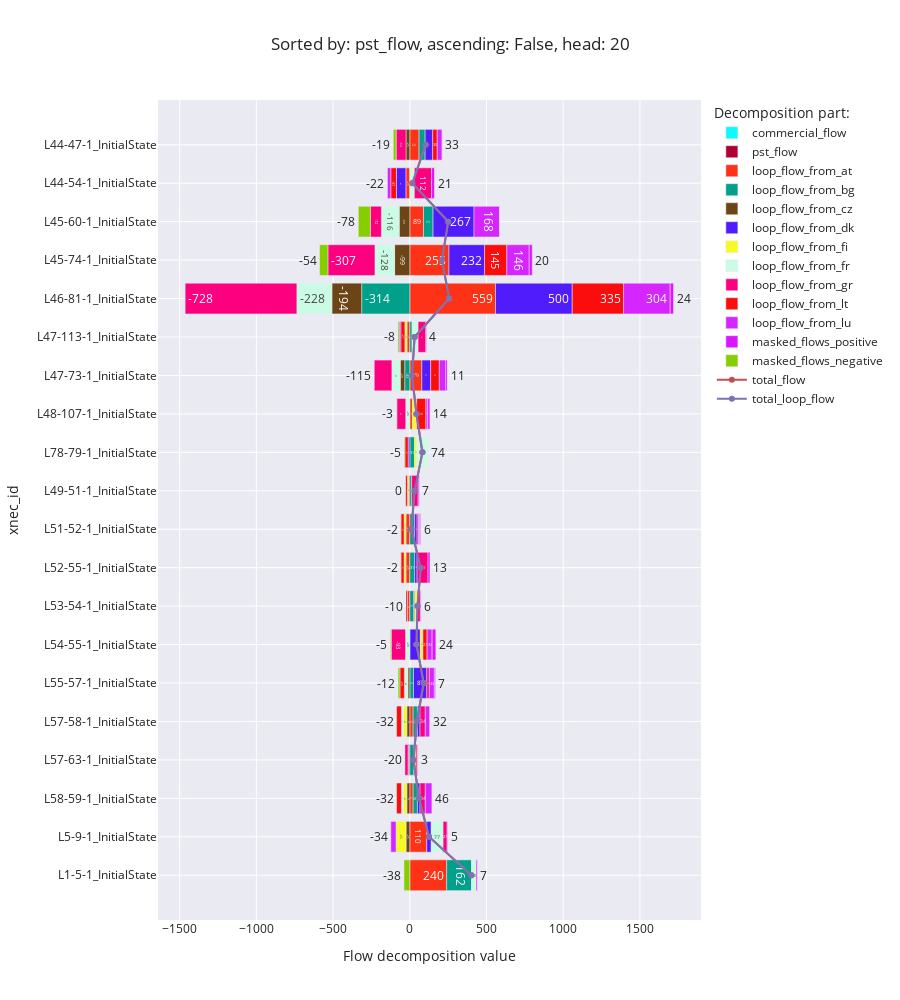

The cell this chart's notebook holds for it:
### Code cell
flow_decomposition_bar_chart('pst_flow')

### Figure 1 — Plotly figure (JSON) as saved in the notebook; plotly's stock layout.template omitted (floating-point values rounded to 4 significant figures)
{"data": [{"alignmentgroup": "True", "hovertemplate": "Decomposition part:=commercial_flow<br>Flow decomposition value=%{x}<br>xnec_id=%{y}<extra></extra>", "legendgroup": "commercial_flow", "marker": {"color": "#0DF9FF", "pattern": {"shape": ""}}, "name": "commercial_flow", "offsetgroup": "commercial_flow", "orientation": "h", "showlegend": true, "textposition": "auto", "texttemplate": "%{x:.0f}", "type": "bar", "x": [null, null, null, null, null, null, null, null, null, null, null, null, null, null, null, null, null, null, null, null], "xaxis": "x", "y": ["L1-5-1_InitialState", "L5-9-1_InitialState", "L58-59-1_InitialState", "L57-63-1_InitialState", "L57-58-1_InitialState", "L55-57-1_InitialState", "L54-55-1_InitialState", "L53-54-1_InitialState", "L52-55-1_InitialState", "L51-52-1_InitialState", "L49-51-1_InitialState", "L78-79-1_InitialState", "L48-107-1_InitialState", "L47-73-1_InitialState", "L47-113-1_InitialState", "L46-81-1_InitialState", "L45-74-1_InitialState", "L45-60-1_InitialState", "L44-54-1_InitialState", "L44-47-1_InitialState"], "yaxis": "y"}, {"alignmentgroup": "True", "hovertemplate": "Decomposition part:=pst_flow<br>Flow decomposition value=%{x}<br>xnec_id=%{y}<extra></extra>", "legendgroup": "pst_flow", "marker": {"color": "#AF0038", "pattern": {"shape": ""}}, "name": "pst_flow", "offsetgroup": "pst_flow", "orientation": "h", "showlegend": true, "textposition": "auto", "texttemplate": "%{x:.0f}", "type": "bar", "x": [null, null, null, null, null, null, null, null, null, null, null, null, null, null, null, null, null, null, null, null], "xaxis": "x", "y": ["L1-5-1_InitialState", "L5-9-1_InitialState", "L58-59-1_InitialState", "L57-63-1_InitialState", "L57-58-1_InitialState", "L55-57-1_InitialState", "L54-55-1_InitialState", "L53-54-1_InitialState", "L52-55-1_InitialState", "L51-52-1_InitialState", "L49-51-1_InitialState", "L78-79-1_InitialState", "L48-107-1_InitialState", "L47-73-1_InitialState", "L47-113-1_InitialState", "L46-81-1_InitialState", "L45-74-1_InitialState", "L45-60-1_InitialState", "L44-54-1_InitialState", "L44-47-1_InitialState"], "yaxis": "y"}, {"alignmentgroup": "True", "hovertemplate": "Decomposition part:=loop_flow_from_at<br>Flow decomposition value=%{x}<br>xnec_id=%{y}<extra></extra>", "legendgroup": "loop_flow_from_at", "marker": {"color": "#FD3216", "pattern": {"shape": ""}}, "name": "loop_flow_from_at", "offsetgroup": "loop_flow_from_at", "orientation": "h", "showlegend": true, "textposition": "auto", "texttemplate": "%{x:.0f}", "type": "bar", "x": [240.2, 110.4, 21.33, -7.359, 21.33, null, null, -15.02, -25.32, -25.32, -7.375, null, 16.89, 78.53, -18.26, 558.6, 255.4, 89.02, -25.82, 60.27], "xaxis": "x", "y": ["L1-5-1_InitialState", "L5-9-1_InitialState", "L58-59-1_InitialState", "L57-63-1_InitialState", "L57-58-1_InitialState", "L55-57-1_InitialState", "L54-55-1_InitialState", "L53-54-1_InitialState", "L52-55-1_InitialState", "L51-52-1_InitialState", "L49-51-1_InitialState", "L78-79-1_InitialState", "L48-107-1_InitialState", "L47-73-1_InitialState", "L47-113-1_InitialState", "L46-81-1_InitialState", "L45-74-1_InitialState", "L45-60-1_InitialState", "L44-54-1_InitialState", "L44-47-1_InitialState"], "yaxis": "y"}, {"alignmentgroup": "True", "hovertemplate": "Decomposition part:=loop_flow_from_bg<br>Flow decomposition value=%{x}<br>xnec_id=%{y}<extra></extra>", "legendgroup": "loop_flow_from_bg", "marker": {"color": "#00A08B", "pattern": {"shape": ""}}, "name": "loop_flow_from_bg", "offsetgroup": "loop_flow_from_bg", "orientation": "h", "showlegend": true, "textposition": "auto", "texttemplate": "%{x:.0f}", "type": "bar", "x": [162.0, null, 28.18, 25.13, 28.18, 24.02, null, 25.06, 31.31, 31.31, 12.05, 30.57, null, -33.21, 14.69, -313.9, null, 62.52, null, 39.48], "xaxis": "x", "y": ["L1-5-1_InitialState", "L5-9-1_InitialState", "L58-59-1_InitialState", "L57-63-1_InitialState", "L57-58-1_InitialState", "L55-57-1_InitialState", "L54-55-1_InitialState", "L53-54-1_InitialState", "L52-55-1_InitialState", "L51-52-1_InitialState", "L49-51-1_InitialState", "L78-79-1_InitialState", "L48-107-1_InitialState", "L47-73-1_InitialState", "L47-113-1_InitialState", "L46-81-1_InitialState", "L45-74-1_InitialState", "L45-60-1_InitialState", "L44-54-1_InitialState", "L44-47-1_InitialState"], "yaxis": "y"}, {"alignmentgroup": "True", "hovertemplate": "Decomposition part:=loop_flow_from_cz<br>Flow decomposition value=%{x}<br>xnec_id=%{y}<extra></extra>", "legendgroup": "loop_flow_from_cz", "marker": {"color": "#6C4516", "pattern": {"shape": ""}}, "name": "loop_flow_from_cz", "offsetgroup": "loop_flow_from_cz", "orientation": "h", "showlegend": true, "textposition": "auto", "texttemplate": "%{x:.0f}", "type": "bar", "x": [null, -24.65, -19.56, 6.203, -19.56, -12.39, null, null, null, null, null, null, null, -29.15, null, -194.1, -99.33, -69.18, null, -25.01], "xaxis": "x", "y": ["L1-5-1_InitialState", "L5-9-1_InitialState", "L58-59-1_InitialState", "L57-63-1_InitialState", "L57-58-1_InitialState", "L55-57-1_InitialState", "L54-55-1_InitialState", "L53-54-1_InitialState", "L52-55-1_InitialState", "L51-52-1_InitialState", "L49-51-1_InitialState", "L78-79-1_InitialState", "L48-107-1_InitialState", "L47-73-1_InitialState", "L47-113-1_InitialState", "L46-81-1_InitialState", "L45-74-1_InitialState", "L45-60-1_InitialState", "L44-54-1_InitialState", "L44-47-1_InitialState"], "yaxis": "y"}, {"alignmentgroup": "True", "hovertemplate": "Decomposition part:=loop_flow_from_dk<br>Flow decomposition value=%{x}<br>xnec_id=%{y}<extra></extra>", "legendgroup": "loop_flow_from_dk", "marker": {"color": "#511CFB", "pattern": {"shape": ""}}, "name": "loop_flow_from_dk", "offsetgroup": "loop_flow_from_dk", "orientation": "h", "showlegend": true, "textposition": "auto", "texttemplate": "%{x:.0f}", "type": "bar", "x": [null, 29.29, 17.06, -4.63, 17.06, 86.98, 68.43, 7.101, 16.11, 16.11, null, -10.8, null, 57.49, null, 500.1, 231.6, 266.9, -61.33, 49.46], "xaxis": "x", "y": ["L1-5-1_InitialState", "L5-9-1_InitialState", "L58-59-1_InitialState", "L57-63-1_InitialState", "L57-58-1_InitialState", "L55-57-1_InitialState", "L54-55-1_InitialState", "L53-54-1_InitialState", "L52-55-1_InitialState", "L51-52-1_InitialState", "L49-51-1_InitialState", "L78-79-1_InitialState", "L48-107-1_InitialState", "L47-73-1_InitialState", "L47-113-1_InitialState", "L46-81-1_InitialState", "L45-74-1_InitialState", "L45-60-1_InitialState", "L44-54-1_InitialState", "L44-47-1_InitialState"], "yaxis": "y"}, {"alignmentgroup": "True", "hovertemplate": "Decomposition part:=loop_flow_from_fi<br>Flow decomposition value=%{x}<br>xnec_id=%{y}<extra></extra>", "legendgroup": "loop_flow_from_fi", "marker": {"color": "#F6F926", "pattern": {"shape": ""}}, "name": "loop_flow_from_fi", "offsetgroup": "loop_flow_from_fi", "orientation": "h", "showlegend": true, "textposition": "auto", "texttemplate": "%{x:.0f}", "type": "bar", "x": [null, -64.97, -21.91, 7.11, -21.91, null, 17.09, 17.42, -12.3, -12.3, -9.042, 15.07, 27.92, null, -13.99, null, null, null, null, null], "xaxis": "x", "y": ["L1-5-1_InitialState", "L5-9-1_InitialState", "L58-59-1_InitialState", "L57-63-1_InitialState", "L57-58-1_InitialState", "L55-57-1_InitialState", "L54-55-1_InitialState", "L53-54-1_InitialState", "L52-55-1_InitialState", "L51-52-1_InitialState", "L49-51-1_InitialState", "L78-79-1_InitialState", "L48-107-1_InitialState", "L47-73-1_InitialState", "L47-113-1_InitialState", "L46-81-1_InitialState", "L45-74-1_InitialState", "L45-60-1_InitialState", "L44-54-1_InitialState", "L44-47-1_InitialState"], "yaxis": "y"}, {"alignmentgroup": "True", "hovertemplate": "Decomposition part:=loop_flow_from_fr<br>Flow decomposition value=%{x}<br>xnec_id=%{y}<extra></extra>", "legendgroup": "loop_flow_from_fr", "marker": {"color": "#C9FBE5", "pattern": {"shape": ""}}, "name": "loop_flow_from_fr", "offsetgroup": "loop_flow_from_fr", "orientation": "h", "showlegend": true, "textposition": "auto", "texttemplate": "%{x:.0f}", "type": "bar", "x": [29.53, 77.09, -13.04, null, -13.04, -22.97, -28.05, null, null, null, null, 73.77, -26.47, -54.64, 39.26, -228.3, -127.9, -116.1, 29.53, null], "xaxis": "x", "y": ["L1-5-1_InitialState", "L5-9-1_InitialState", "L58-59-1_InitialState", "L57-63-1_InitialState", "L57-58-1_InitialState", "L55-57-1_InitialState", "L54-55-1_InitialState", "L53-54-1_InitialState", "L52-55-1_InitialState", "L51-52-1_InitialState", "L49-51-1_InitialState", "L78-79-1_InitialState", "L48-107-1_InitialState", "L47-73-1_InitialState", "L47-113-1_InitialState", "L46-81-1_InitialState", "L45-74-1_InitialState", "L45-60-1_InitialState", "L44-54-1_InitialState", "L44-47-1_InitialState"], "yaxis": "y"}, {"alignmentgroup": "True", "hovertemplate": "Decomposition part:=loop_flow_from_gr<br>Flow decomposition value=%{x}<br>xnec_id=%{y}<extra></extra>", "legendgroup": "loop_flow_from_gr", "marker": {"color": "#FC0080", "pattern": {"shape": ""}}, "name": "loop_flow_from_gr", "offsetgroup": "loop_flow_from_gr", "orientation": "h", "showlegend": true, "textposition": "auto", "texttemplate": "%{x:.0f}", "type": "bar", "x": [null, 26.7, 34.34, -20.04, 34.34, 16.12, -93.2, 19.12, 71.05, 10.05, 42.31, null, -58.51, -114.8, 50.52, -728.1, -306.8, -72.14, 112.3, -64.33], "xaxis": "x", "y": ["L1-5-1_InitialState", "L5-9-1_InitialState", "L58-59-1_InitialState", "L57-63-1_InitialState", "L57-58-1_InitialState", "L55-57-1_InitialState", "L54-55-1_InitialState", "L53-54-1_InitialState", "L52-55-1_InitialState", "L51-52-1_InitialState", "L49-51-1_InitialState", "L78-79-1_InitialState", "L48-107-1_InitialState", "L47-73-1_InitialState", "L47-113-1_InitialState", "L46-81-1_InitialState", "L45-74-1_InitialState", "L45-60-1_InitialState", "L44-54-1_InitialState", "L44-47-1_InitialState"], "yaxis": "y"}, {"alignmentgroup": "True", "hovertemplate": "Decomposition part:=loop_flow_from_lt<br>Flow decomposition value=%{x}<br>xnec_id=%{y}<extra></extra>", "legendgroup": "loop_flow_from_lt", "marker": {"color": "#FB0D0D", "pattern": {"shape": ""}}, "name": "loop_flow_from_lt", "offsetgroup": "loop_flow_from_lt", "orientation": "h", "showlegend": true, "textposition": "auto", "texttemplate": "%{x:.0f}", "type": "bar", "x": [null, null, -31.73, 9.227, -31.73, -29.14, 26.96, -10.08, -20.55, -20.55, -13.27, -21.39, 60.08, 56.23, -26.73, 334.7, 145.0, null, -37.04, 29.5], "xaxis": "x", "y": ["L1-5-1_InitialState", "L5-9-1_InitialState", "L58-59-1_InitialState", "L57-63-1_InitialState", "L57-58-1_InitialState", "L55-57-1_InitialState", "L54-55-1_InitialState", "L53-54-1_InitialState", "L52-55-1_InitialState", "L51-52-1_InitialState", "L49-51-1_InitialState", "L78-79-1_InitialState", "L48-107-1_InitialState", "L47-73-1_InitialState", "L47-113-1_InitialState", "L46-81-1_InitialState", "L45-74-1_InitialState", "L45-60-1_InitialState", "L44-54-1_InitialState", "L44-47-1_InitialState"], "yaxis": "y"}, {"alignmentgroup": "True", "hovertemplate": "Decomposition part:=loop_flow_from_lu<br>Flow decomposition value=%{x}<br>xnec_id=%{y}<extra></extra>", "legendgroup": "loop_flow_from_lu", "marker": {"color": "#D626FF", "pattern": {"shape": ""}}, "name": "loop_flow_from_lu", "offsetgroup": "loop_flow_from_lu", "orientation": "h", "showlegend": true, "textposition": "auto", "texttemplate": "%{x:.0f}", "type": "bar", "x": [null, -34.37, 45.7, 5.106, 31.7, 33.0, 32.85, null, null, 6.547, null, null, 11.79, 43.06, -10.38, 303.9, 146.3, 167.6, -21.84, 32.68], "xaxis": "x", "y": ["L1-5-1_InitialState", "L5-9-1_InitialState", "L58-59-1_InitialState", "L57-63-1_InitialState", "L57-58-1_InitialState", "L55-57-1_InitialState", "L54-55-1_InitialState", "L53-54-1_InitialState", "L52-55-1_InitialState", "L51-52-1_InitialState", "L49-51-1_InitialState", "L78-79-1_InitialState", "L48-107-1_InitialState", "L47-73-1_InitialState", "L47-113-1_InitialState", "L46-81-1_InitialState", "L45-74-1_InitialState", "L45-60-1_InitialState", "L44-54-1_InitialState", "L44-47-1_InitialState"], "yaxis": "y"}, {"alignmentgroup": "True", "hovertemplate": "Decomposition part:=masked_flows_positive<br>Flow decomposition value=%{x}<br>xnec_id=%{y}<extra></extra>", "legendgroup": "masked_flows_positive", "marker": {"color": "#DA16FF", "pattern": {"shape": ""}}, "name": "masked_flows_positive", "offsetgroup": "masked_flows_positive", "orientation": "h", "showlegend": true, "textposition": "auto", "texttemplate": "%{x:.0f}", "type": "bar", "x": [7.487, 5.452, 0, 2.777, 0, 7.089, 24.49, 6.392, 12.6, 6.054, 7.183, 0, 14.15, 10.83, 4.136, 23.74, 19.76, 0, 20.68, 0], "xaxis": "x", "y": ["L1-5-1_InitialState", "L5-9-1_InitialState", "L58-59-1_InitialState", "L57-63-1_InitialState", "L57-58-1_InitialState", "L55-57-1_InitialState", "L54-55-1_InitialState", "L53-54-1_InitialState", "L52-55-1_InitialState", "L51-52-1_InitialState", "L49-51-1_InitialState", "L78-79-1_InitialState", "L48-107-1_InitialState", "L47-73-1_InitialState", "L47-113-1_InitialState", "L46-81-1_InitialState", "L45-74-1_InitialState", "L45-60-1_InitialState", "L44-54-1_InitialState", "L44-47-1_InitialState"], "yaxis": "y"}, {"alignmentgroup": "True", "hovertemplate": "Decomposition part:=masked_flows_negative<br>Flow decomposition value=%{x}<br>xnec_id=%{y}<extra></extra>", "legendgroup": "masked_flows_negative", "marker": {"color": "#86CE00", "pattern": {"shape": ""}}, "name": "masked_flows_negative", "offsetgroup": "masked_flows_negative", "orientation": "h", "showlegend": true, "textposition": "auto", "texttemplate": "%{x:.0f}", "type": "bar", "x": [-38.05, 0, 0, 0, 0, -12.12, -5.069, 0, -2.076, -2.076, -0.2551, -5.102, -2.503, 0, -8.032, 0, -54.37, -78.28, 0, -18.54], "xaxis": "x", "y": ["L1-5-1_InitialState", "L5-9-1_InitialState", "L58-59-1_InitialState", "L57-63-1_InitialState", "L57-58-1_InitialState", "L55-57-1_InitialState", "L54-55-1_InitialState", "L53-54-1_InitialState", "L52-55-1_InitialState", "L51-52-1_InitialState", "L49-51-1_InitialState", "L78-79-1_InitialState", "L48-107-1_InitialState", "L47-73-1_InitialState", "L47-113-1_InitialState", "L46-81-1_InitialState", "L45-74-1_InitialState", "L45-60-1_InitialState", "L44-54-1_InitialState", "L44-47-1_InitialState"], "yaxis": "y"}, {"mode": "lines+markers", "name": "total_flow", "type": "scatter", "x": [401.2, 124.9, 60.38, 23.52, 46.38, 90.6, 43.5, 49.99, 70.83, 9.832, 31.6, 82.12, 43.35, 14.3, 31.22, 256.5, 209.7, 250.3, 16.49, 103.5], "y": ["L1-5-1_InitialState", "L5-9-1_InitialState", "L58-59-1_InitialState", "L57-63-1_InitialState", "L57-58-1_InitialState", "L55-57-1_InitialState", "L54-55-1_InitialState", "L53-54-1_InitialState", "L52-55-1_InitialState", "L51-52-1_InitialState", "L49-51-1_InitialState", "L78-79-1_InitialState", "L48-107-1_InitialState", "L47-73-1_InitialState", "L47-113-1_InitialState", "L46-81-1_InitialState", "L45-74-1_InitialState", "L45-60-1_InitialState", "L44-54-1_InitialState", "L44-47-1_InitialState"]}, {"mode": "lines+markers", "name": "total_loop_flow", "type": "scatter", "x": [401.2, 124.9, 60.38, 23.52, 46.38, 90.6, 43.5, 49.99, 70.83, 9.832, 31.6, 82.12, 43.35, 14.3, 31.22, 256.5, 209.7, 250.3, 16.49, 103.5], "y": ["L1-5-1_InitialState", "L5-9-1_InitialState", "L58-59-1_InitialState", "L57-63-1_InitialState", "L57-58-1_InitialState", "L55-57-1_InitialState", "L54-55-1_InitialState", "L53-54-1_InitialState", "L52-55-1_InitialState", "L51-52-1_InitialState", "L49-51-1_InitialState", "L78-79-1_InitialState", "L48-107-1_InitialState", "L47-73-1_InitialState", "L47-113-1_InitialState", "L46-81-1_InitialState", "L45-74-1_InitialState", "L45-60-1_InitialState", "L44-54-1_InitialState", "L44-47-1_InitialState"]}], "layout": {"barmode": "relative", "height": 1000, "legend": {"title": {"text": "Decomposition part:"}, "tracegroupgap": 0}, "title": {"text": "Sorted by: pst_flow, ascending: False, head: 20"}, "xaxis": {"anchor": "y", "domain": [0, 1], "title": {"text": "Flow decomposition value"}}, "yaxis": {"anchor": "x", "domain": [0, 1], "title": {"text": "xnec_id"}}}}
